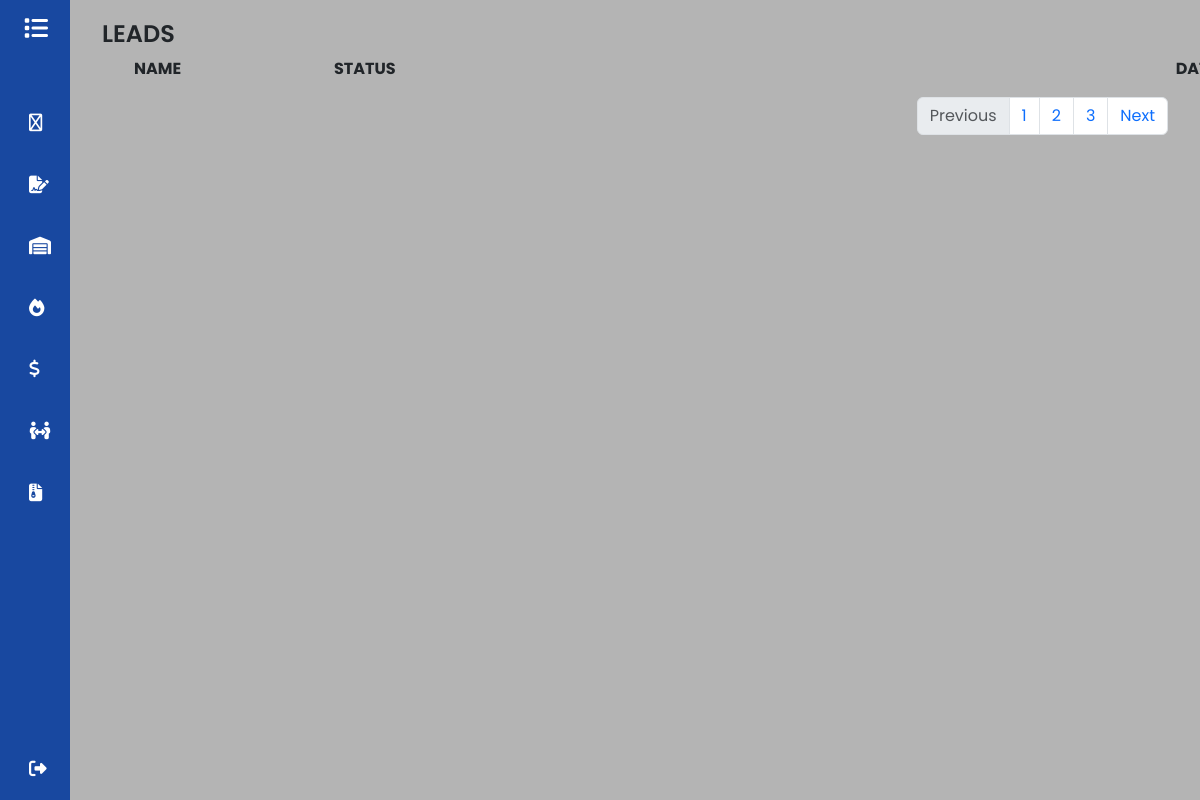
The page /leads (signed in) on the database as committed earlier.
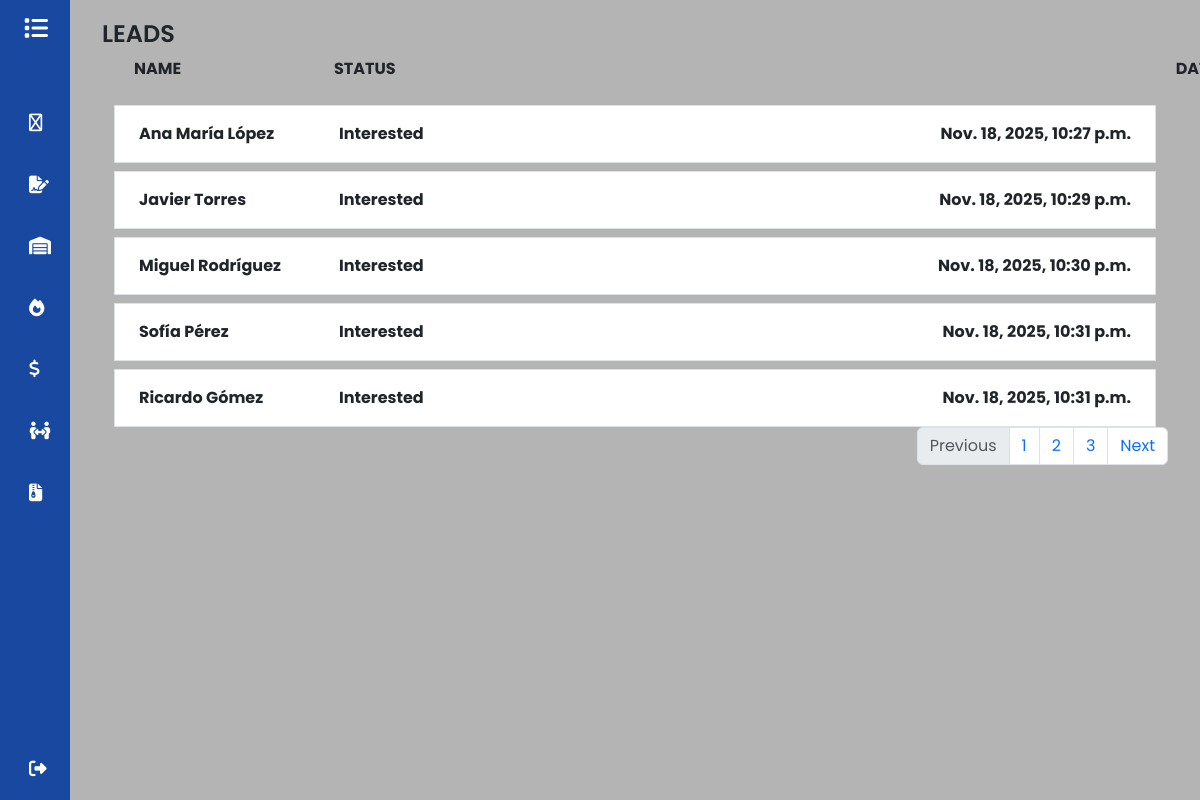
The same page on the database as committed later.
### GDMFX/models.py (models this page shows, shortened)
class Leads(models.Model):
    name = models.CharField(max_length=150)
    interested = models.ForeignKey(Vehicles, on_delete=models.SET_NULL, null=True, blank=True)
    source = models.CharField(max_length=150)
    LEAD_STATUS_CHOICES = [
        ('Interested', 'Interested'),
        ('Contacted', 'Contacted'),
        ('Qualified', 'Qualified'),
    ]
    status = models.CharField(max_length=20, choices=LEAD_STATUS_CHOICES, default='Interested')
    user = models.ForeignKey(User, on_delete=models.SET_NULL, null=True, blank=True)
    contact_date = models.DateTimeField(null=True, blank=True)
    bullet = models.DecimalField(max_digits=12, decimal_places=2, null=True, blank=True)

### GDMFX/views.py (the view)
# urls.py: path('leads', views.leads, name='leads'),
@login_required
def leads(request):
    leads = Leads.objects.filter(user=request.user)
    return render(request, 'leads.html',{'leads': leads} )

### GDMFX/templates/leads.html
{%extends 'base.html'%}
{%block content%}
<h1>LEADS</h1>
<div class="row">
    <div class="col">
        <ul>
            <li class=" d-flex align-items-center">
                <strong style="min-width: 200px;">NAME</strong>
                <strong class="ms-5" style="margin-left: 0 !important;">STATUS</strong>
                <strong style="margin-left:780px ;">DATE</strong>
            </li>
        </ul>
    </div>
</div>
{% for lead in leads%}
<div class="container mt-2">
    <div class="row">
        <div class="col">
            <ul class="list-group">
                <a href="{%url 'show_lead' lead.id%}">
                    <li class="list-group-item d-flex align-items-center">
                        <strong class=" p-2" style="min-width: 200px;">{{lead.name}}</strong>
                        <strong class="ms-5 p-2" style="margin-left: 0 !important;">{{lead.status}}</strong>
                        <strong class="ms-auto p-2 b-0">{{lead.contact_date}}</strong>
                    </li>
                </a>
            </ul>
        </div>
    </div>
</div>
{%endfor%}
<nav aria-label="Page navigation example">
    <ul class="pagination justify-content-end">
        <li class="page-item disabled">
            <a class="page-link">Previous</a>
        </li>
        <li class="page-item"><a class="page-link" href="#">1</a></li>
        <li class="page-item"><a class="page-link" href="#">2</a></li>
        <li class="page-item"><a class="page-link" href="#">3</a></li>
        <li class="page-item">
            <a class="page-link" href="#">Next</a>
        </li>
    </ul>
</nav>
{% endblock%}

Rows that differ between the two databases and show on the page:
added Leads: name "Ana María López", status "Interested", contact_date "Nov. 18, 2025, 10:27 p.m."
added Leads: name "Javier Torres", status "Interested", contact_date "Nov. 18, 2025, 10:29 p.m."
added Leads: name "Miguel Rodríguez", status "Interested", contact_date "Nov. 18, 2025, 10:30 p.m."
added Leads: name "Sofía Pérez", status "Interested", contact_date "Nov. 18, 2025, 10:31 p.m."
added Leads: name "Ricardo Gómez", status "Interested", contact_date "Nov. 18, 2025, 10:31 p.m."
